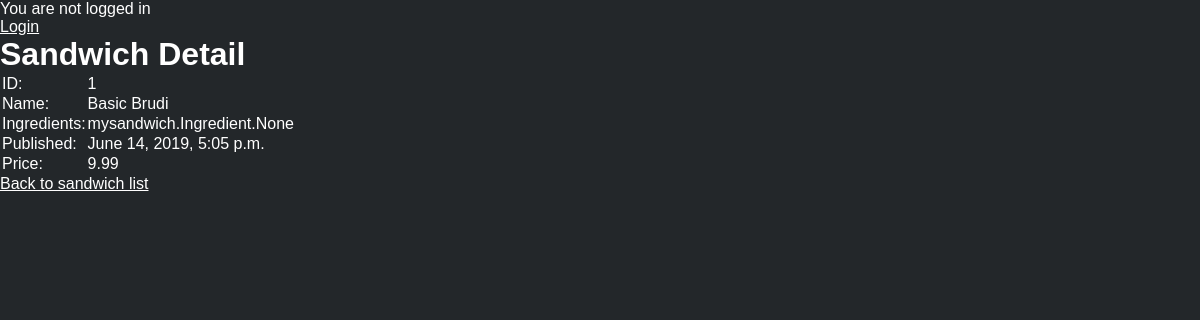
The page /mysandwich/show/1 on the database its author committed.
### mysandwich/models.py (models this page shows, shortened)
class Sandwich(models.Model):
    name = models.CharField(max_length=255)
    ingredients = models.ManyToManyField(Ingredient)
    pub_date = models.DateTimeField(default=timezone.now(), blank=True)
    price = models.DecimalField(max_digits=4, decimal_places=2, default=0) # max 99,99

### mysandwich/views.py (the view)
# urls.py: path('show/<int:pk>', SandwichDetailView.as_view(), name='sandwich'),
class SandwichDetailView(DetailView):
    model = Sandwich
    context_object_name = "sandwich"
    def get_context_data(self, **kwargs):
        context = super(SandwichDetailView, self).get_context_data(**kwargs)
        context['sandwich_list'] = Sandwich.objects.all()
        return context

### mysandwich/templates/mysandwich/sandwich_detail.html (shortened to what this page needs)
{% extends "home.html" %}
{% block content %}
<h1>Sandwich Detail</h1>
<table class="sandwich">
  <tr><td>ID:</td>        <td>{{ sandwich.id }}</td></tr>
  <tr><td>Name:</td>      <td>{{ sandwich.name }}</td></tr>
  <tr><td>Ingredients:</td>     <td>{{ sandwich.ingredients }}</td></tr>
  <tr><td>Published:</td>      <td>{{ sandwich.pub_date }}</td></tr>
  <tr><td>Price:</td>    <td>{{ sandwich.price }}</td></tr>
</table>
<p><a href="../show">Back to sandwich list</a></p>
{% endblock content %}

### static/base.css (style rules this page uses)
* { margin: 0; padding: 0; font-family: sans-serif; color: white; font-size: 16px; }
html, body { background: #23272a; }
h1 { font-size: 2em; margin: 0; }

### rows shown on the page
Sandwich: id "1", name "Basic Brudi", ingredients "mysandwich.Ingredient.None", pub_date "June 14, 2019, 5:05 p.m.", price "9.99"
